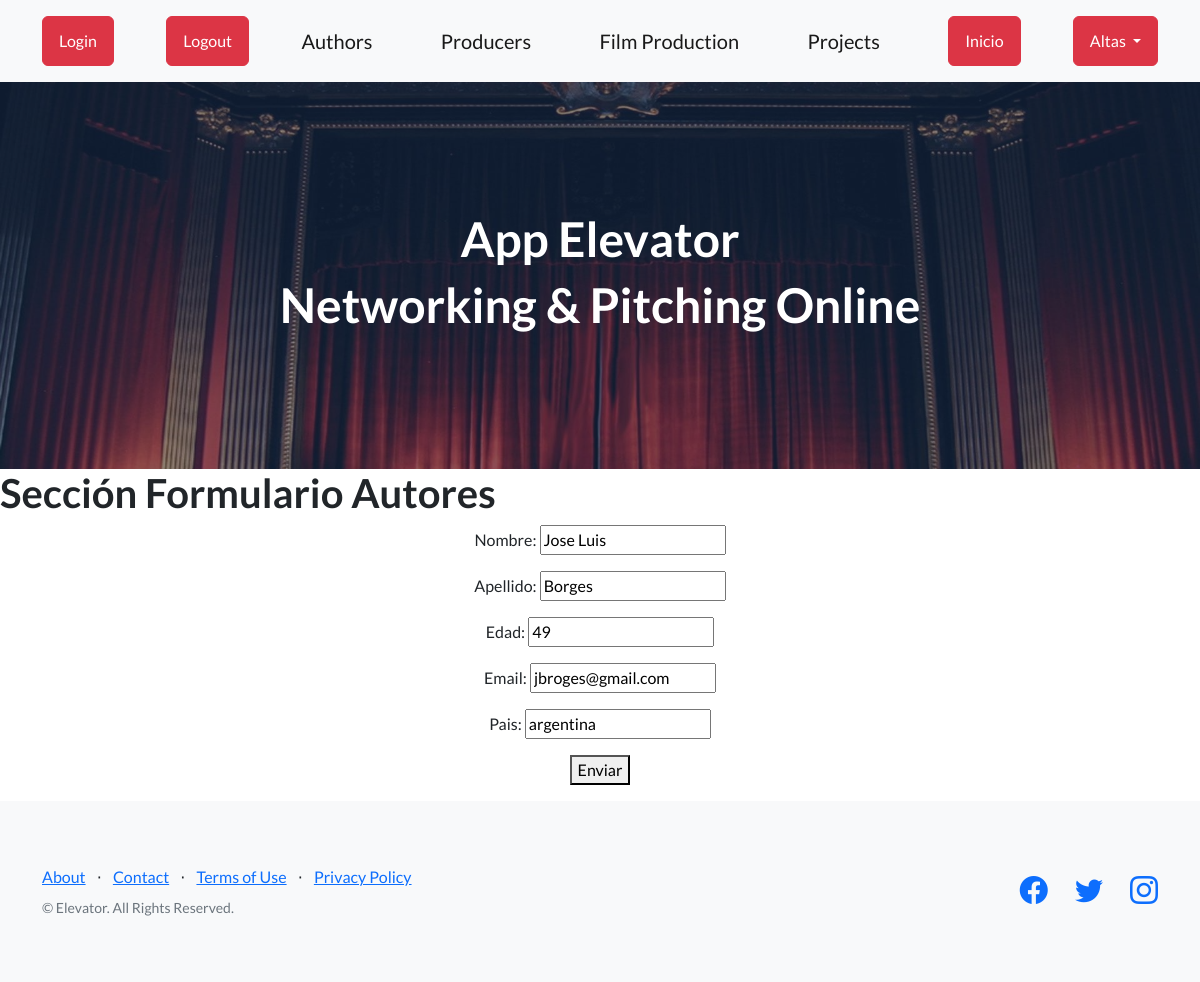
/App-Elevator/editar-autor/Jose Luis/, run on the app's committed database.
### AppElevator/models.py (models this page shows, shortened)
class Autor(models.Model):
    nombre = models.CharField(max_length=30)
    apellido = models.CharField(max_length=50)
    edad = models.IntegerField(validators=[MinValueValidator(0), MaxValueValidator(100)])
    email = models.EmailField(max_length=254)
    pais = models.CharField(max_length=50)

### AppElevator/views.py (the view)
# urls.py: path('editar-autor/<nombre>/', editar_autor, name='editarAutor'),
def editar_autor(request, nombre):
    autor = get_object_or_404(Autor, nombre=nombre)
    if request.method == 'POST':
        form = AutorForm(request.POST, instance=autor)
        if form.is_valid():
            form.save()
            return render(request, 'formulario_autores.html', {"mensaje": "Autor editado con éxito"})
    else:
        form = AutorForm(instance=autor)
    return render(request, 'formulario_autores.html', {'form': form})

### AppElevator/forms.py
class AutorForm(forms.ModelForm):
    class Meta:
        model = Autor
        fields = ['nombre', 'apellido', 'edad', 'email', 'pais']

### AppElevator/templates/formulario_autores.html (shortened to what this page needs)
{% extends 'page1.html' %}
{% block contenidoQueCambia %}
<h1>Sección Formulario Autores</h1>
<form action="{% url 'AppElevator:formularioAutores' %}" method="post">{% csrf_token %}
    {{ form.as_p }}
    <button type="submit">Enviar</button>
</form>
{% endblock contenidoQueCambia %}

### AppElevator/templates/formulario_autores.html (style rules this page uses)
form { display: flex; flex-direction: column; align-items: center; }

### data on the page
Autor: nombre "Jose Luis", apellido "Borges", edad "49", email "jbroges@gmail.com", pais "argentina"
